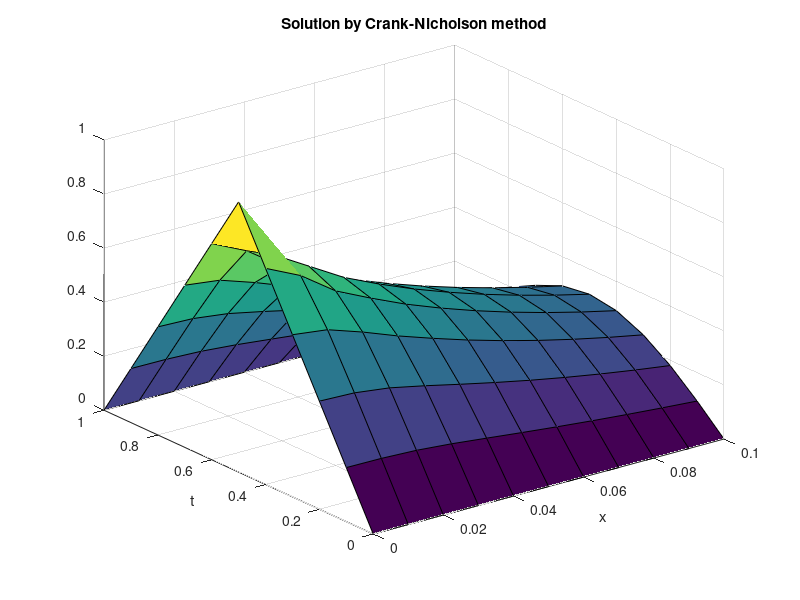

The MATLAB source for this figure:
clc;
clear;

L = 1;
t = 0.1;
h = 0.1;
k = 0.01;
Nt = round(t/k);
Nx = round(L/h);
r = k/(h^2);
x = linspace(0,1,Nx+1);
t = linspace(0,0.1,Nt+1);
u = zeros(Nx+1, Nt+1);
for n = 1:Nx+1
    if x(n) <= 0.5
        u(n,1) = 2*x(n);
    else
        u(n,1) = 2*(1-x(n));
    end
end

for j = 1:Nt+1
    u(1,j) = 0;
    u(Nx+1,j) = 0;
end

aal(1:Nx-2) = -r;
bbl(1:Nx-1) = 2.+2.*r;
ccl(1:Nx-2) = -r;
MMl = diag(bbl,0) + diag(aal,-1) + diag(ccl,1);
aar(1:Nx-2)=r;
bbr(1:Nx-1) = 2.-2.*r;
ccr(1:Nx-2) = r;
MMr = diag(bbr, 0) + diag(aar, -1) + diag(ccr, 1);

for j = 2:Nt+1
    cons = zeros(Nx-1, 1);
    cons(1, 1) = r*u(1, j-1) + r*u(1,j);
    cons(Nx-1, 1) = r*u(Nx+1, j-1) + r*u(Nx+1, j);
    u(2:Nx,j) = MMl\MMr*u(2:Nx,j-1) + MMl\cons;
end

surf(t,x,u)
title('Solution by Crank-Nicholson method');
xlabel('x');
ylabel('t');